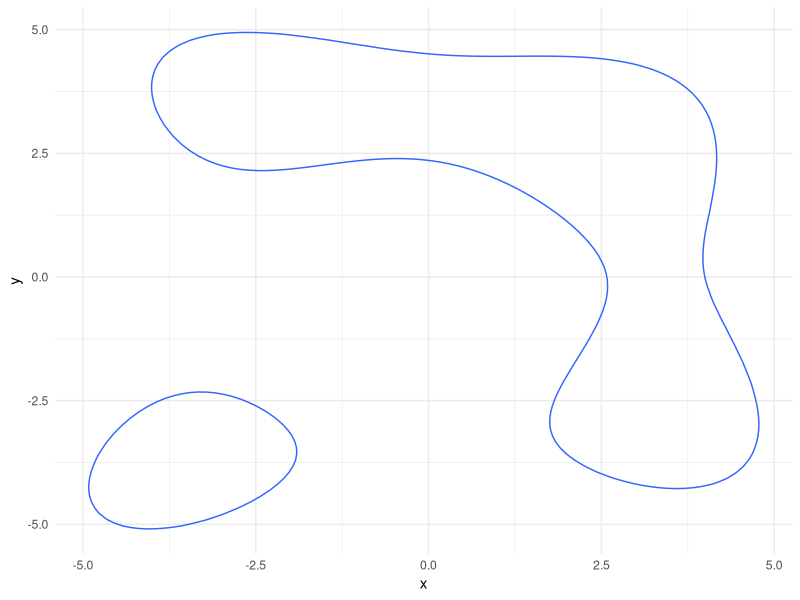

The R source for this figure: (Note: this script raises an error after producing the figure.)
## ---- chunk 1
library(furrr)
library(purrr)
library(patchwork)
library(scales)
library(tidyverse)
theme_set(theme_minimal())
## ---- chunk 2
funcion_imp <- function(X,Y){(X^2+Y-10)^2+(X+Y^2-12)^2-100} 

x<-seq(-6, 6,length.out=100) 
y<-seq(-6, 6,length.out=100)   

gridValues <- expand.grid(x = x, y = y) %>%   
  mutate(z_value=funcion_imp(x,y))  

ggplot(gridValues, aes(x,y,z=z_value)) +   
  geom_contour(breaks=0)
## ---- chunk 3
remuestreo_n <- function(n_sample){
  muestra <- tibble(x_value=runif(n_sample,-6,6), 
                  y_value=runif(n_sample,-6,6)) 
  
  promedio <- muestra %>% 
  mutate(z_value=(funcion_imp(x_value, y_value)<=0)) %>%
  summarise(prom=mean(z_value)) %>% 
  pull(prom) 
  
  return (promedio*144)
}
## ---- chunk 4
set.seed(123)
calculos <- tibble(num_sample = 10^(2:8)) %>%
  mutate(result = map_dbl(num_sample, remuestreo_n))

ggplot(calculos, aes(num_sample, result)) +
  geom_line(linewidth=1, color="blue4") +
  labs(x='Tamaño de N', y='Área estimada de G') +
  scale_x_continuous(trans='log10', 
                     breaks = trans_breaks("log10", 
                                           function(x) 10^x),
                     labels = trans_format("log10", 
                                           math_format(10^.x))) +
  gridExtra::tableGrob(calculos[, c('num_sample', 'result')], 
                       rows=NULL)
## ---- chunk 5
area_grafica <- tibble(x_value=runif(100000,-6,6), 
                  y_value=runif(100000,-6,6)) %>% 
  mutate(z_value=(funcion_imp(x_value, y_value)<=0))

graf_100 <- ggplot(area_grafica%>%sample_n(100), 
                   aes(x=x_value, y=y_value, color=z_value)) +
  geom_point(size=0.5) + 
  labs(x='X', y='Y', color='xi in G', title='Cien puntos') +
  theme(legend.position = "none") +
  scale_color_manual(values=c("gray", "blue4"))

graf_500 <- ggplot(area_grafica%>%sample_n(1000), 
                   aes(x=x_value, y=y_value, color=z_value)) +
  geom_point(size=0.5) + 
  labs(x='X', y='Y', color='xi in G', title='Mil puntos')+
  theme(legend.position = "none")+
  scale_color_manual(values=c("gray", "blue4"))

graf_1000 <-ggplot(area_grafica%>% sample_n(10000), 
                   aes(x=x_value, y=y_value, color=z_value)) +
  geom_point(size=0.5) + 
  labs(x='X', y='Y', color='xi in G', title='Diez mil puntos')+
  theme(legend.position = "none")+
  scale_color_manual(values=c("gray", "blue4"))

graf_5000 <-ggplot(area_grafica%>% sample_n(100000), 
                   aes(x=x_value, y=y_value, color=z_value)) +
  geom_point(size=0.5) + 
  labs(x='X', y='Y', color='xi in G', title='Cien mil puntos')+
  theme(legend.position = "none")+
  scale_color_manual(values=c("gray", "blue4"))

(graf_100 + graf_500) / (graf_1000 + graf_5000)

## ---- chunk 6
ggplot(gridValues, aes(x,y,z=z_value)) +   
  geom_contour(breaks=0) + 
  geom_vline(xintercept = 0, color='blue4', linetype='dashed') + 
  geom_hline(yintercept = 0, color='blue4', linetype='dashed') +
  geom_segment(x=0, xend=6, 
               y=-3, yend=-3, 
               color='blue4', linetype='dashed') +
  geom_segment(x=3, xend=3,
             y=-6, yend=0,
             color='blue4', linetype='dashed') + 
  geom_segment(x=3, xend=6, 
             y=-4.5, yend=-4.5, 
             color='blue4', linetype='dashed') +
  geom_segment(x=4.5, xend=4.5, 
             y=-6, yend=-3, 
             color='blue4', linetype='dashed')
  
## ---- chunk 7
rec_int <- function(f, 
                    x_range = c(-5, 5), 
                    y_range = c(-5, 5), 
                    k = 1, 
                    kmin = 5, 
                    kmax = 20) {
  
  # Extraemos valores del rango
  x1 <- x_range[1]
  x2 <- x_range[2]
  y1 <- y_range[1]
  y2 <- y_range[2]
  
  # Calculamos la función implícita en las esquinas
  e_1 <- f(x1, y1) <= 0
  e_2 <- f(x1, y2) <= 0
  e_3 <- f(x2, y1) <= 0
  e_4 <- f(x2, y2) <= 0
  
  # Checamos si aún se permiten iteraciones
  if (k < kmax) {
    
    # Checamos si todas las esquinas están contenidas en G
    if (e_1 && e_2 && e_3 && e_4) {
      
      # Si está en G, calculamos su área
      return ((x2 - x1) * (y2 - y1))
    } else {
      
      # Checamos si alguno de los puntos está en G
      # O si no hemos hecho las iteraciones mínimas
      if ((e_1 || e_2 || e_3 || e_4) || k <= kmin) {
        
        # Calculamos los nuevos vértices
        half_x <- (x2 + x1) / 2
        half_y <- (y2 + y1) / 2
        
        # Llamamos a la función con los nuevos vértices
        return(
          # Primer cuadrado
          rec_int(f, 
                  c(x1, half_x),
                  c(y1, half_y), 
                  k + 1, kmin, kmax) +
          # Segundo cuadrado
          rec_int(f, 
                  c(half_x, x2), 
                  c(y1, half_y), 
                  k + 1, kmin, kmax) +
          # Tercer cuadrado
          rec_int(f, 
                  c(x1, half_x), 
                  c(half_y, y2), 
                  k + 1, kmin, kmax) +
          # Cuarto cuadrado
          rec_int(f, 
                  c(half_x, x2), 
                  c(half_y, y2), 
                  k + 1, kmin, kmax))
        
      } else {
        # Si ninguno de sus puntos está en G,
        # la aportación del cuadrado es 0
        return(0)
      }
    }
  } else {
    # si llegamos a kmax, regresamos el área de los
    #cuadrados que tienen cuando menos un punto en G
    if (e_1 || e_2 || e_3 || e_4) {
      return((x2 - x1) * (y2 - y1))
    } else {
      return(0)
    }
  }
}
## ---- chunk 8
result <- rec_int(funcion_imp)
## ---- chunk 9
set.seed(928437)
muestra_binorm <-MASS::mvrnorm(n=100, 
              mu=c(-5,-5), 
              Sigma = matrix(c(4, 0, 0, 4), ncol=2)) %>% 
  as.data.frame() %>%
  rename(var_x=V1, var_y=V2) %>% 
  mutate(pertenece=funcion_imp(var_x,var_y)<=0)

ggplot() +
  geom_contour(data = gridValues, aes(x = x, y = y, z = z_value), breaks = 0) +
  geom_point(data = muestra_binorm, aes(x = var_x, y = var_y))
## ---- chunk 10
set.seed(10725)
remuestrea_binorm <- function(mu_value, num_points){
  mu <- c(mu_value, mu_value)
  Sigma <- matrix(c(4, 0, 0, 4), ncol = 2)
  muestra <- MASS::mvrnorm(n = num_points, 
                     mu = mu, 
                     Sigma = Sigma) %>%
    as.data.frame() %>%
    rename(var_x = V1, var_y = V2) %>%
    mutate(pertenece = (funcion_imp(var_x, var_y) <= 0)) %>%
    summarise(calculo=mean(pertenece)) %>%
    pull(calculo)
  return(muestra)
}

mux_muy_values <- seq(-5, 5, 1)
puntos_values <- 10^(2:8)

combinations <- crossing(mux_muy = mux_muy_values, puntos = puntos_values)

result_list <- map2(combinations$mux_muy, combinations$puntos, remuestrea_binorm)

tabla_binorm <- tibble(combinations, result = result_list)


## ---- chunk 11
knitr:: kable(tabla_binorm %>% 
  unnest(result) %>%
  pivot_wider(values_from = result, 
                             names_from = puntos),
  digits=5,
  format = "latex",
  booktabs=T, 
  col.names = c('$\\mu_x=\\mu_y$', '$10^2$', '$10^3$','$10^4$',
                '$10^5$','$10^6$','$10^7$','$10^8$'),
  escape=FALSE) %>%
  kableExtra::add_header_above(c('', 'Número de puntos'=7)) %>%
  kableExtra::kable_styling(position = 'center',
                            latex_options = c('striped', 
                                              'hold_position'),
                            full_width = T)
  
## ---- chunk 12

ggplot(tabla_binorm %>% unnest(result),aes(x=puntos, y= result))+
  geom_line() + 
  scale_x_continuous(trans='log10', 
                     breaks = trans_breaks("log10", 
                                           function(x) 10^x),
                     labels = trans_format("log10", 
                                           math_format(10^.x))) +
  facet_wrap(~factor(mux_muy), scales="free_y", ncol = 3) +
  labs(x='Número de puntos (n)', y='Probabilidad Estimada',
       title=expression(paste("Valor de ", mu)))
